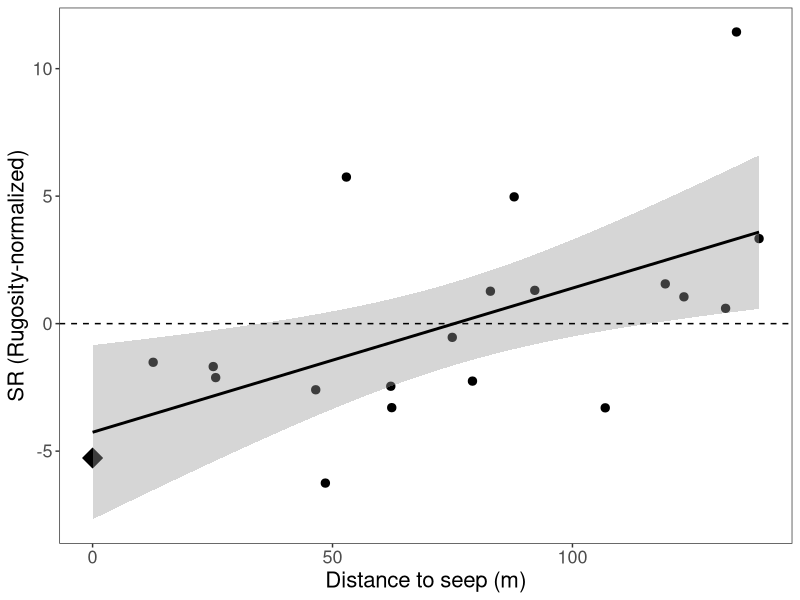
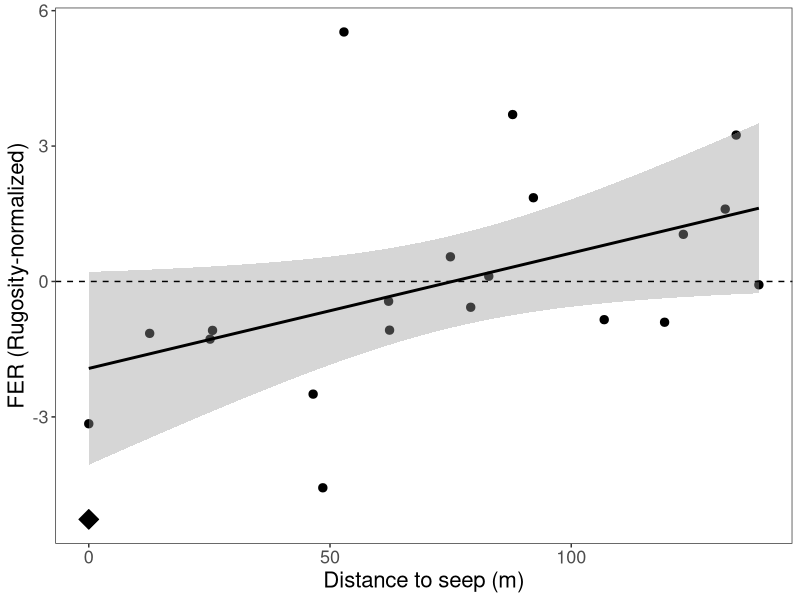
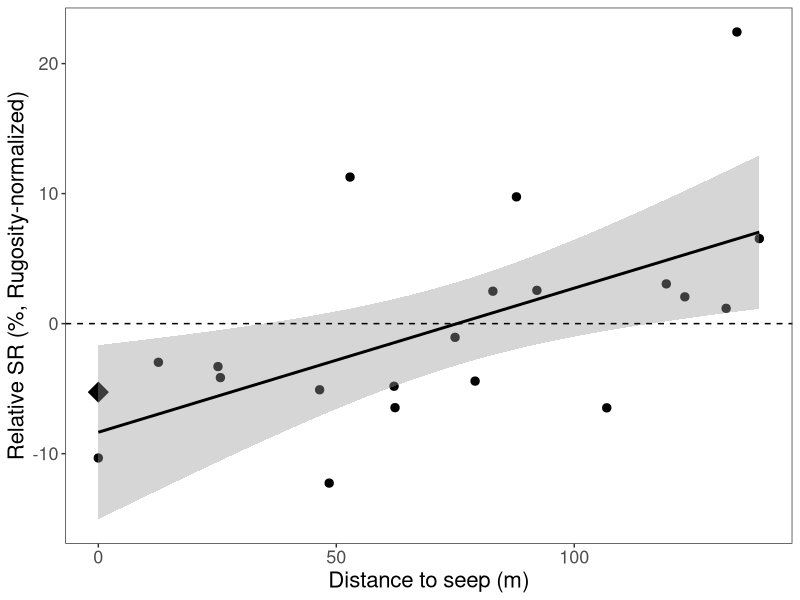
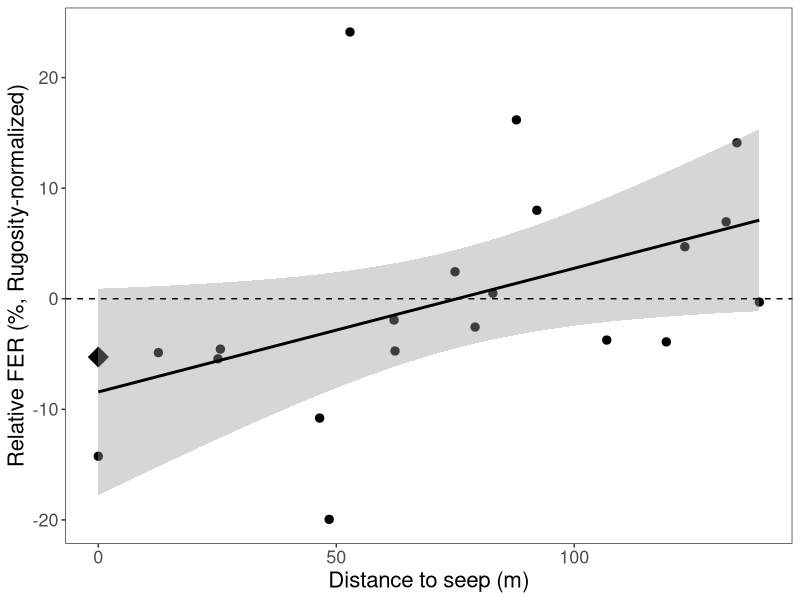
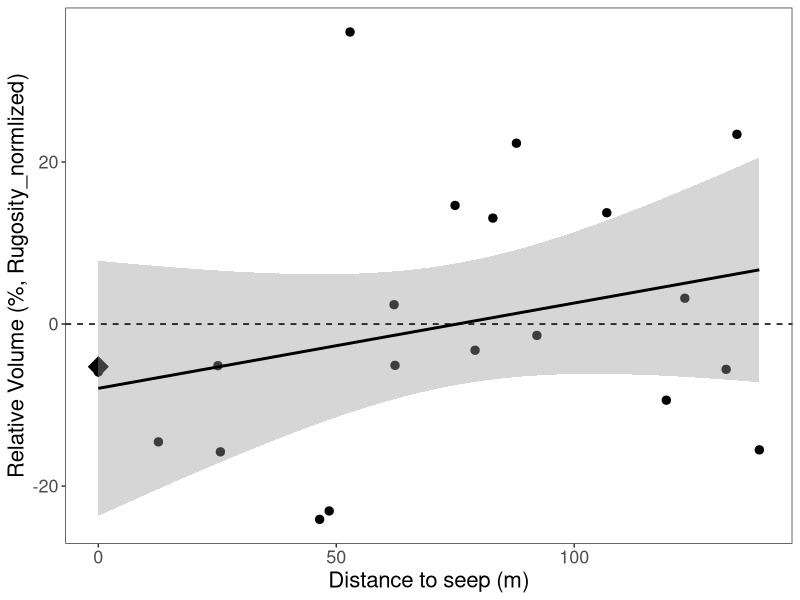
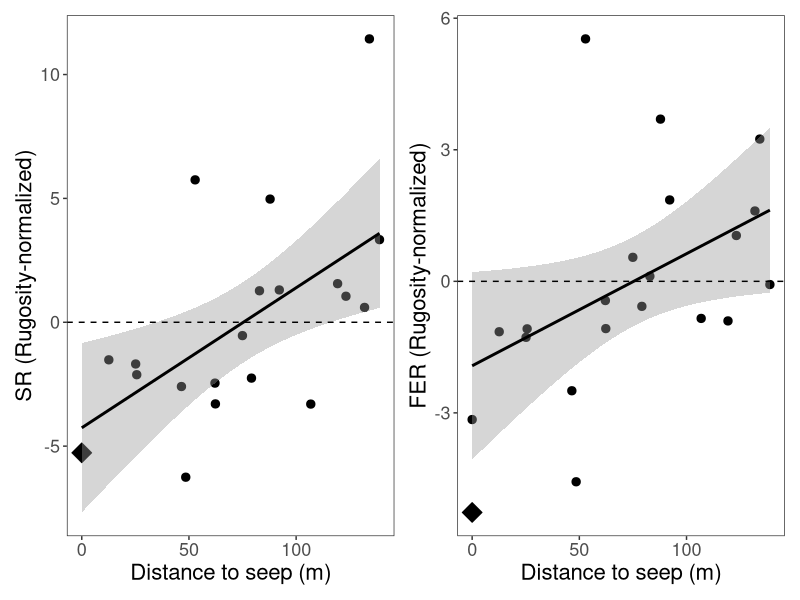
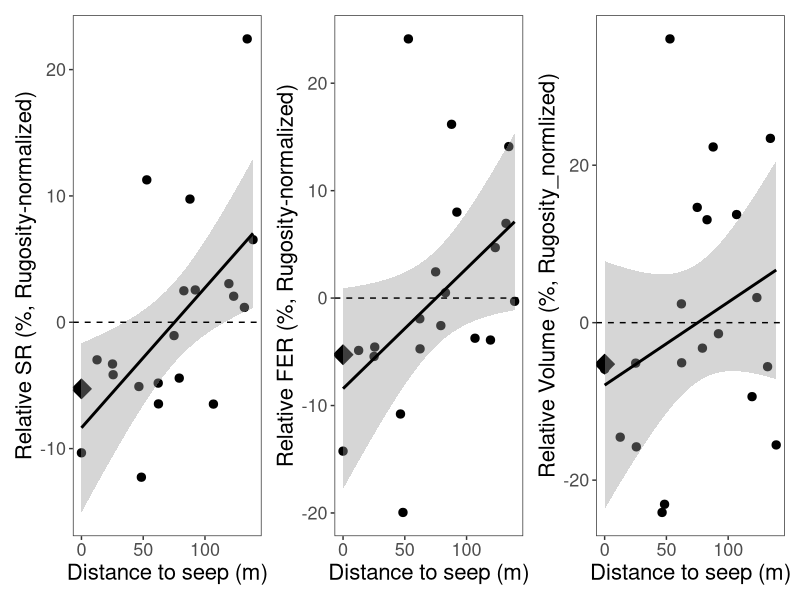
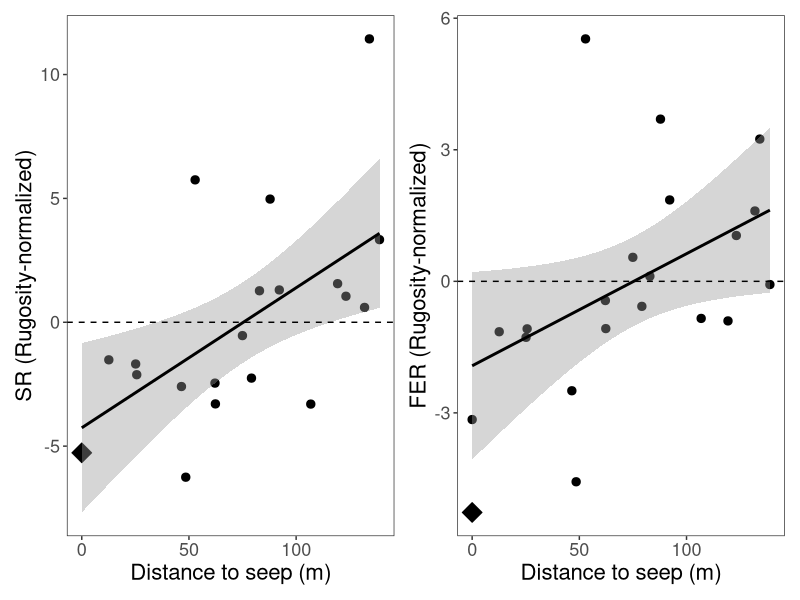

Write R code to recreate these figures, in order.
#### Linear Regressions of Fric and Fric residuals
### species richness, functional entity richness, and functional volume

### Created by Danielle Barnas
### Created on February 26, 2023


library(tidyverse)
library(here)
library(ggrepel)
library(patchwork)

Fric <- read_csv(here("Data", "Sp_FE_Vol.csv"))
meta <- read_csv(here("Data", "Full_Metadata.csv"))


### Join Sp and FE and Vol4D with metadata
reg.Fric <- Fric %>%
  as_tibble() %>%
  left_join(meta) %>%
  mutate(meanRugosity = if_else(CowTagID == "VSEEP", 0.97, meanRugosity))




### Calculate regressions again with Residuals (remove structure/substrate)

#fit model: linear relationship
resModSpR <- lm(NbSp ~ meanRugosity, data=reg.Fric) # species richness
resModFER <- lm(NbFEs ~ meanRugosity, data=reg.Fric) # entity richness
resModSpRp <- lm(NbSpP ~ meanRugosity, data=reg.Fric) # relative species richness
resModFERp <- lm(NbFEsP ~ meanRugosity, data=reg.Fric) # relative entity richness
resModVol <- lm(Vol8D ~ meanRugosity, data=reg.Fric) # relative entity volume

#view model summary
summary(resModSpRp) # *** strong significance
summary(resModFERp) # *** significance
summary(resModVol) # *** strong significance

#calculate the standardized residuals
resSpR <- residuals(resModSpR)
resFER <- residuals(resModFER)
resSpRp <- residuals(resModSpRp)
resFERp <- residuals(resModFERp)
resVol <- residuals(resModVol)

#column bind standardized residuals back to original data frame
res_data <- reg.Fric %>%
  cbind(resSpR) %>%
  cbind(resFER) %>%
  cbind(resSpRp) %>%
  cbind(resFERp) %>%
  cbind(resVol)



#plot predictor variable vs. standardized residuals

# isolate seep poing
ptseep <- res_data %>%
  filter(CowTagID == "VSEEP")

## Raw richness residuals
rug_res_SpR_plot <- res_data %>%
  ggplot(aes(x = dist_to_seep_m,
             y = resSpR)) +
  geom_point(size = 2.5) +
  geom_point(data = ptseep,
             aes(x = dist_to_seep_m,
                 y = resSpR),
             shape = 23,
             size = 5,
             color = "black",
             fill = "black") + # add seep point as icon
  geom_smooth(method = "lm", color = "black") +
  theme_bw() +
  theme(axis.title = element_text(size = 16),
        axis.text = element_text(size = 13)) +
  geom_hline(yintercept = 0, linetype = "dashed") +
  theme(panel.grid = element_blank()) +
  labs(y = "SR (Rugosity-normalized)",
       x = "Distance to seep (m)")
rug_res_SpR_plot

rug_res_FER_plot <- res_data %>%
  ggplot(aes(x = dist_to_seep_m,
             y = resFER)) +
  geom_point(size = 2.5) +
  geom_point(data = ptseep,
             aes(x = dist_to_seep_m,
                 y = resSpR),
             shape = 23,
             size = 5,
             color = "black",
             fill = "black") + # add seep point as icon
  geom_smooth(method = "lm", color = "black") +
  theme_bw() +
  theme(axis.title = element_text(size = 16),
        axis.text = element_text(size = 13)) +
  geom_hline(yintercept = 0, linetype = "dashed") +
  theme(panel.grid = element_blank()) +
  labs(y = "FER (Rugosity-normalized)",
       x = "Distance to seep (m)")
rug_res_FER_plot

## Relative richness and volume residuals
rug_res_SpRp_plot <- res_data %>%
  ggplot(aes(x = dist_to_seep_m,
             y = resSpRp)) +
  geom_point(size = 2.5) +
  geom_point(data = ptseep,
             aes(x = dist_to_seep_m,
                 y = resSpR),
             shape = 23,
             size = 5,
             color = "black",
             fill = "black") + # add seep point as icon
  geom_smooth(method = "lm", color = "black") +
  theme_bw() +
  theme(axis.title = element_text(size = 16),
        axis.text = element_text(size = 13)) +
  geom_hline(yintercept = 0, linetype = "dashed") +
  theme(panel.grid = element_blank()) +
  labs(y = "Relative SR (%, Rugosity-normalized)",
       x = "Distance to seep (m)")
rug_res_SpRp_plot


rug_res_FERp_plot <- res_data %>%
  ggplot(aes(x = dist_to_seep_m,
             y = resFERp)) +
  geom_point(size = 2.5) +
  geom_point(data = ptseep,
             aes(x = dist_to_seep_m,
                 y = resSpR),
             shape = 23,
             size = 5,
             color = "black",
             fill = "black") + # add seep point as icon
  geom_smooth(method = "lm", color = "black") +
  theme_bw() +
  theme(axis.title = element_text(size = 16),
        axis.text = element_text(size = 13)) +
  geom_hline(yintercept = 0, linetype = "dashed") +
  theme(panel.grid = element_blank()) +
  labs(y = "Relative FER (%, Rugosity-normalized)",
       x = "Distance to seep (m)")
rug_res_FERp_plot

rug_res_Vol_plot <- res_data %>%
  ggplot(aes(x = dist_to_seep_m,
             y = resVol)) +
  geom_point(size = 2.5) +
  geom_point(data = ptseep,
             aes(x = dist_to_seep_m,
                 y = resSpR),
             shape = 23,
             size = 5,
             color = "black",
             fill = "black") + # add seep point as icon
  geom_smooth(method = "lm", color = "black") +
  theme_bw() +

  theme(axis.title = element_text(size = 16),
        axis.text = element_text(size = 13)) +
  geom_hline(yintercept = 0, linetype = "dashed") +
  theme(panel.grid = element_blank()) +
  labs(y = "Relative Volume (%, Rugosity_normlized)",
       x = "Distance to seep (m)")
rug_res_Vol_plot

### Save patched plots
plot1 <- rug_res_SpR_plot + rug_res_FER_plot
plot1
ggsave(here("Output", "PaperFigures", "lm_rich_residuals_dist.png"), plot1, height = 6, width = 10)


plot2 <- rug_res_SpRp_plot + rug_res_FERp_plot + rug_res_Vol_plot
plot2

ggsave(here("Output", "PaperFigures", "lm_relative_residuals_dist.png"), plot2, height = 6, width = 10)


summary(lm(data = res_data, resSpR ~ dist_to_seep_m)) # **
summary(lm(data = res_data, resFER ~ dist_to_seep_m)) # *
summary(lm(data = res_data, resSpRp ~ dist_to_seep_m)) # **
summary(lm(data = res_data, resFERp ~ dist_to_seep_m)) # *
summary(lm(data = res_data, resVol ~ dist_to_seep_m)) # 0.3




#
# reg.Fric %>%
#   ggplot(aes(x = dist_to_seep_m, y = resFERp/resSpRp)) +
#   geom_point(aes(color = dist_to_seep_m)) +
#   geom_smooth(method = "lm") +
#   theme_bw() +
#   geom_label(aes(label = CowTagID))
# summary(lm(data = reg.Fric, (NbFEs/NbSp) ~ dist_to_seep_m))
# summary(lm(data = reg.Fric, (resFERp/resSpRp) ~ dist_to_seep_m))


# ratio of FE:Sp richness ~ distance to seep
# value of 1 would show that each species has its own function, and any lower values show lower functional diversity


## Can use the three values above, and also community composition: either relative abundance or presence-absence
## then can do a permanova / nMDS of community comp with the volume / FErichness


